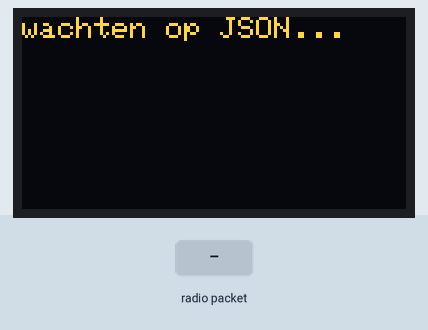
The sketch below on a simulated ESP32. Parts: 128×64 one-colour display. The inputs (shaded band) are chosen by the test bench. The OLED is the two-colour kind (top 16 rows yellow); no radio packets arrive unless stated; what the sketch prints to the serial monitor is not drawn.

Above: at 1.3 s.
1.4 s: radio packet "1" arrives
At 1.8 s:
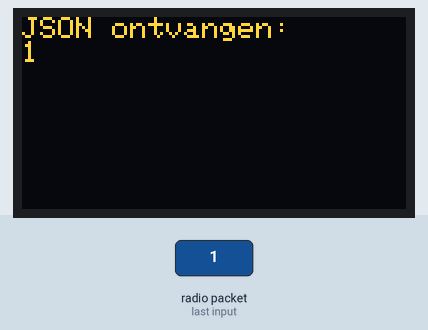
2.9 s: radio packet "0" arrives
At 4.1 s:
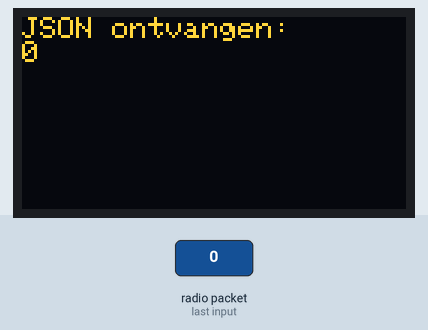
4.4 s: radio packet "2" arrives
Timing chart, 0 to 7.4 s (numbered marks = the images above; inputs shaded):
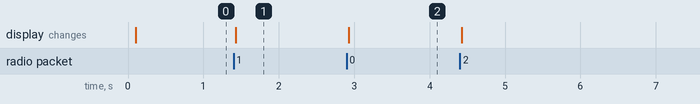

Measured:
- after the input at 1.4 s, the display: changes at once (image 1)
- after the input at 2.9 s, the display: changes at once (image 2)

The sketch:

ontvangen_LoRa.ino
```cpp
#include <Wire.h>
#include <SPI.h>
#include <LoRa.h>
#include <Adafruit_GFX.h>
#include <Adafruit_SSD1306.h>

#define LORA_SS   18
#define LORA_RST  23
#define LORA_DIO0 26
#define LORA_FREQ 868E6

#define SPI_SCK  5
#define SPI_MISO 19
#define SPI_MOSI 27

#define SCREEN_WIDTH 128
#define SCREEN_HEIGHT 64
#define OLED_RESET -1
#define SDA_PIN 21
#define SCL_PIN 22

Adafruit_SSD1306 display(SCREEN_WIDTH, SCREEN_HEIGHT, &Wire, OLED_RESET);

void setup() {
  Serial.begin(115200);

  Wire.begin(SDA_PIN, SCL_PIN);
  if(!display.begin(SSD1306_SWITCHCAPVCC, 0x3C)) {
    Serial.println("OLED init failed");
    while(true);
  }
  LoRa.setSpreadingFactor(7);  // meer gevoeligheid, minder data rate
  LoRa.setSignalBandwidth(250E3);
  LoRa.setCodingRate4(7);

  display.clearDisplay();
  display.setTextSize(1);
  display.setTextColor(SSD1306_WHITE);
  display.setCursor(0,0);
  display.println("LoRa RX boot...");
  display.display();

  SPI.begin(SPI_SCK, SPI_MISO, SPI_MOSI, LORA_SS);
  LoRa.setPins(LORA_SS, LORA_RST, LORA_DIO0);

  if(!LoRa.begin(LORA_FREQ)) {
    Serial.println("LoRa init failed");
    display.clearDisplay();
    display.setCursor(0,0);
    display.println("LoRa init failed!");
    display.display();
    while(true);
  }

  Serial.println("LoRa OK, wachten op JSON...");
  display.clearDisplay();
  display.setCursor(0,0);
  display.println("wachten op JSON...");
  display.display();
}

void loop() {
  int packetSize = LoRa.parsePacket();
  if(packetSize) {
    String msg = "";
    while(LoRa.available()) {
      msg += (char)LoRa.read();
    }
    msg.trim();

    // Print naar Serial
    Serial.print("Ontvangen JSON: ");
    Serial.println(msg);

    // Print naar OLED
    display.clearDisplay();
    display.setCursor(0,0);
    display.println("JSON ontvangen:");
    display.println(msg);
    display.display();
  }
}
```
